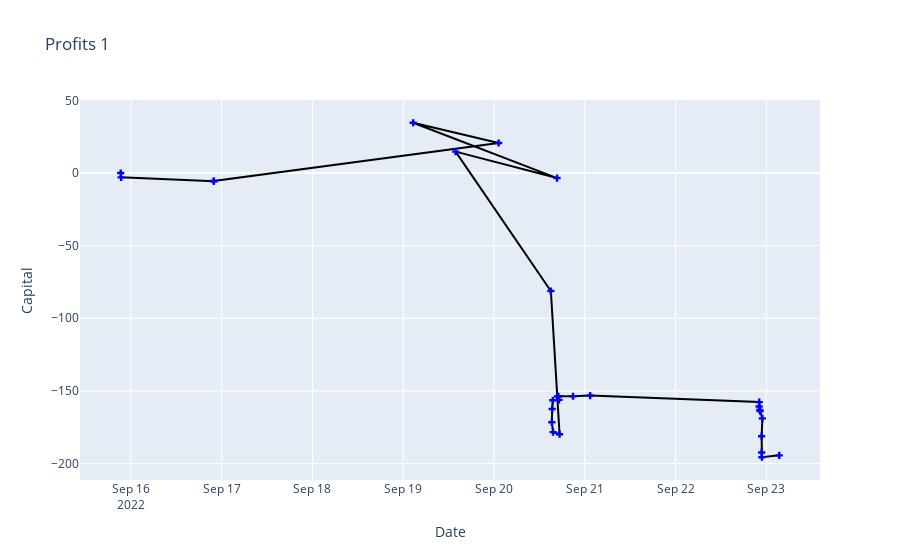

Notebook source saved alongside this figure:
### Markdown cell above
Plot behavior of account profits.

*Investors psychology tend to bias the risks taken after a significant profit/loss trade.*

### Code cell
vs.plotly_graph(x=data_c['Close'], y=data_c['profit_acm'], title="Profits 1", x_label='Date', y_label="Capital")

### Figure 1 — Plotly figure (JSON) as saved in the notebook; plotly's stock layout.template omitted (floating-point values rounded to 4 significant figures)
{"data": [{"line": {"color": "black"}, "marker": {"color": "blue", "symbol": 3}, "mode": "lines+markers", "name": "Capital", "type": "scatter", "x": ["2022-09-15T21:18:35", "2022-09-15T21:23:43", "2022-09-16T21:54:30", "2022-09-16T21:56:01", "2022-09-20T01:13:37", "2022-09-19T02:37:19", "2022-09-20T16:40:34", "2022-09-19T13:50:41", "2022-09-20T15:01:57", "2022-09-20T17:20:15", "2022-09-20T15:37:06", "2022-09-20T15:17:54", "2022-09-20T15:23:01", "2022-09-20T15:32:57", "2022-09-20T17:11:45", "2022-09-20T16:51:18", "2022-09-20T17:01:51", "2022-09-20T20:53:54", "2022-09-21T01:25:32", "2022-09-22T22:07:29", "2022-09-22T22:06:02", "2022-09-22T22:16:17", "2022-09-22T22:21:37", "2022-09-22T22:57:19", "2022-09-22T22:45:57", "2022-09-22T22:46:18", "2022-09-22T22:50:10", "2022-09-23T03:25:17"], "y": [0.05, -2.95, -5.61, -5.47, 20.73, 34.67, -3.43, 14.77, -81.25, -179.8, -178.5, -171.6, -162.5, -156.5, -156.2, -153.9, -153.7, -153.7, -153.2, -157.7, -160.7, -163.1, -163.9, -168.9, -181.2, -192.4, -195.7, -194.4]}], "layout": {"title": {"text": "Profits 1"}, "xaxis": {"showspikes": true, "title": {"text": "Date"}}, "yaxis": {"showspikes": true, "title": {"text": "Capital"}}}}
